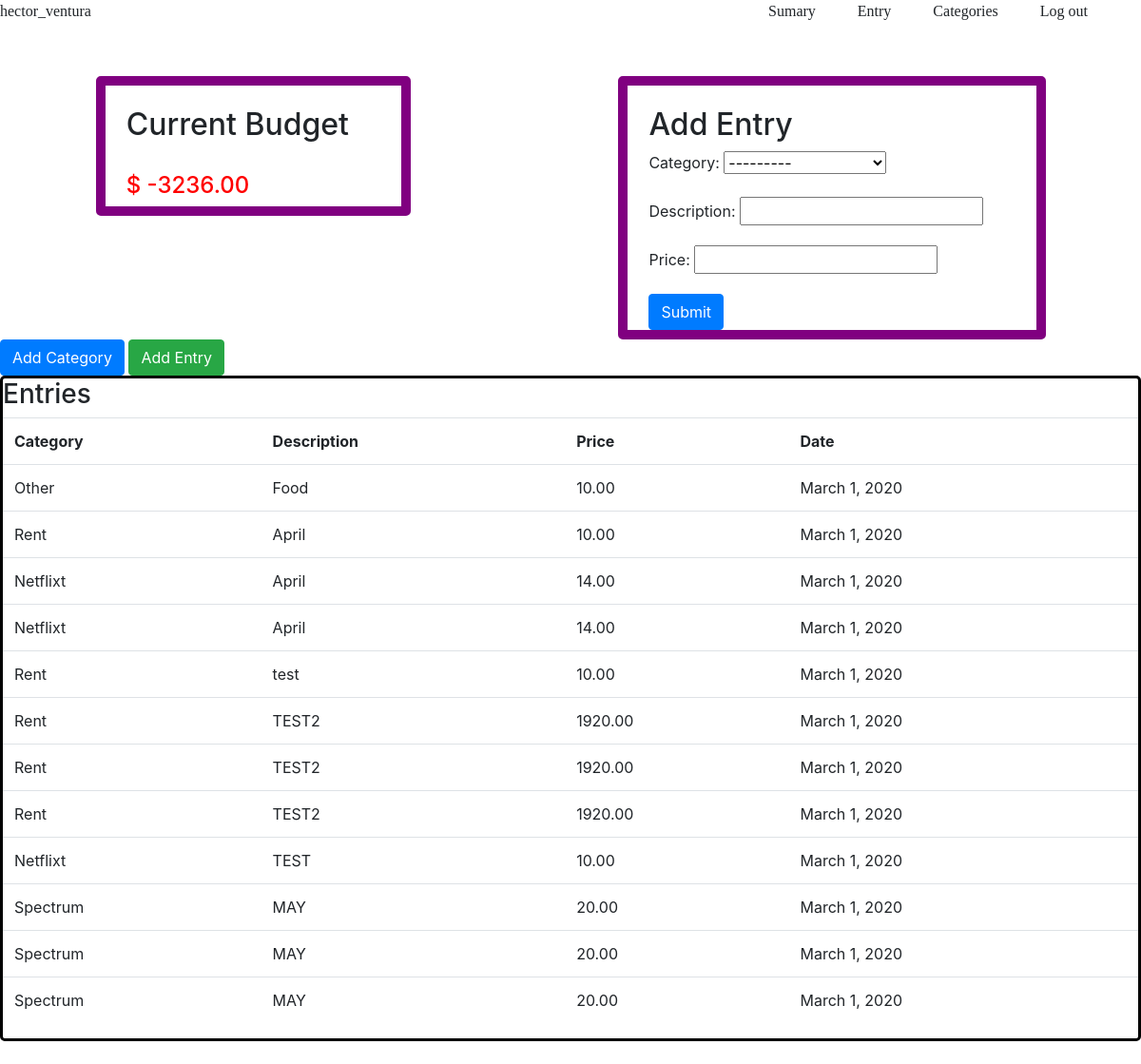
Before: /expenses/user/ (signed in) with the older database file.
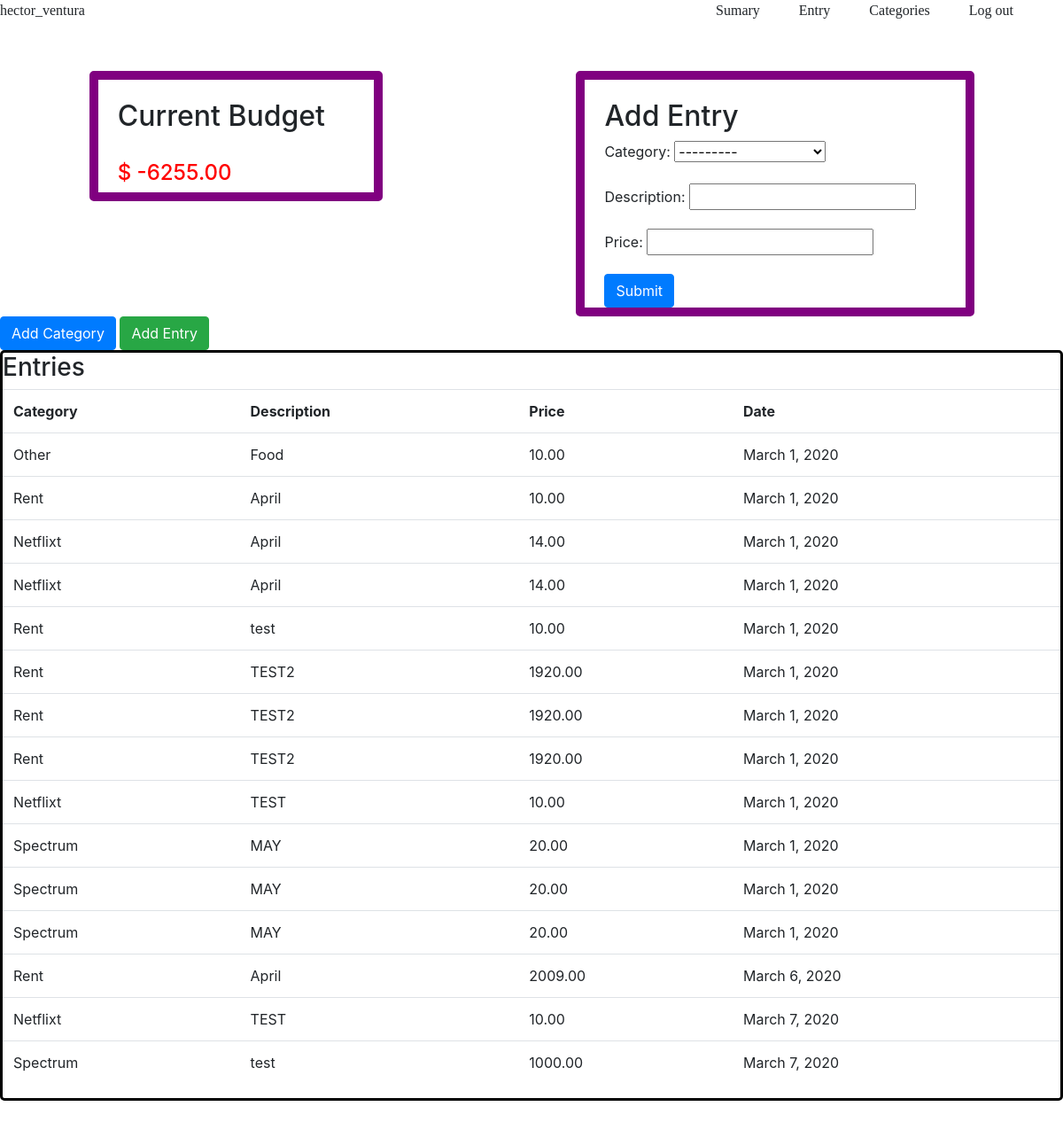
After: the same page with the newer database file.
### account/models.py (models this page shows)
class CustomUser(models.Model):
    user = models.OneToOneField(User, on_delete=models.CASCADE)
    current_balance = models.DecimalField(max_digits=10, decimal_places=2, default=0)

### expenses/models.py (models this page shows, shortened)
class Entry(models.Model):
    user = models.ForeignKey(User, on_delete=models.CASCADE)
    category = models.ForeignKey('Category', null=True, on_delete=models.SET_NULL)
    description = models.CharField(max_length=255)
    price = models.DecimalField(max_digits=10, decimal_places=2)
    date = models.DateField(auto_now=True)

class Category(models.Model):
    user = models.ForeignKey(User, on_delete=models.CASCADE)
    expense = models.DecimalField(max_digits=10, decimal_places=2)
    circle_repetition = models.IntegerField()
    name=models.CharField(max_length=255)
    current_circle = models.IntegerField(default=0)
    deficit = models.BooleanField(default=False)
    spend_available = models.DecimalField(max_digits=10, decimal_places=2, default=0.00)
    def __str__(self):
        return self.name

### expenses/views.py (the view, shortened to what this page needs)
# urls.py: re_path(r'user/', views.PersonData.as_view(), name='person_expenses'),
class PersonData(LoginRequiredMixin, FormView):
    template_name = 'expenses/summary.html'
    log_in='user/login'
    success_url = 'expenses/user/'
    fields = ('circle_repetition', 'repition', 'description', 'amount')
    form_class = EntryForm
    def get(self, request):
        user = request.user
        balance = CustomUser.objects.filter(user=user)
        if not balance.exists():
            return redirect('/')
        balance = balance.first().current_balance
        categories = Category.objects.filter(user=user)
        expenses = Entry.objects.filter(user=user)
        income = Income.objects.filter(user=user)
        data = {
            'expenses':expenses,
            'income':income,
            'balance': balance,
            'form': self.form_class(user=user)
        }
        return render(request, self.template_name, data)

### expenses/forms.py
class EntryForm (forms.ModelForm):
    class Meta:
        model = Entry
        fields = ['category','description','price']
    def __init__(self, *args, **kwargs):
        self.user = kwargs.pop('user')
        super(EntryForm, self).__init__(*args, **kwargs)
        self.fields['category'].queryset = Category.objects.filter(user=self.user)

### templates/expenses/summary.html (shortened to what this page needs)
{% extends "base.html"%}
{% load static %}
{% block  body %}
<link rel="stylesheet" href="{% static 'css/homePage.css' %}">
<div class="container content">
  <div class="element">
    <h2>Current Budget</h2>
    {% if balance > 0 %}
      <h4 class="green">$ {{balance}}</h4>
    {% elif balance == 0  %}
      <h4>$ {{balance}}</h4>
    {% else %}
      <h4 class="red">$ {{balance}}</h4>
    {% endif %}
  </div>
  <div class="element">
    <h2>Add Entry</h2>
    <form action="{% url 'expenses:add'%}" method="POST">
      {{ form.as_p }}
      <input class="btn btn-primary" type="submit">
    </form>
  </div>
</div>
<div class="header">
  <span class="btn btn-primary"><a style="color:white;" href="{% url 'expenses:category' %}">Add Category</a></span>
  <span class="btn btn-success"><a style="color:white;" href="{% url 'expenses:add' %}">Add Entry</a></span>
</div>
<div class="row">
  <div class=" col">
    <div class="panel table-responsive">
      <h3>Entries</h3>
      <table class="table">
        <tr>
          <th>Category</th>
          <th>Description</th>
          <th>Price</th>
          <th>Date</th>
        </tr>
        {% for expense in expenses %}
        <tr data-expense-id="{{expense.id}}" data-category-id="{{expense.category.id}}">
          <td>{{expense.category}}</td>
          <td>{{expense.description}}</td>
          <td>{{expense.price}}</td>
          <td>{{expense.date}}</td>
        </tr>
        {% endfor %}
      </table>
    </div>
  </div>
</div>
{% endblock %}

Changed rows visible on the page:
changed CustomUser: current_balance "-3236.00" → "-6255.00"
added Entry: category "Rent", description "April", price "2009.00", date "March 6, 2020"
added Entry: category "Netflixt", description "TEST", price "10.00", date "March 7, 2020"
added Entry: category "Spectrum", description "test", price "1000.00", date "March 7, 2020"
